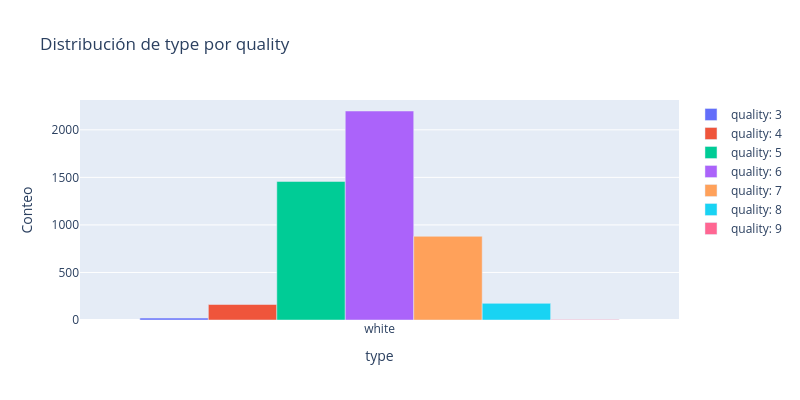

Notebook source saved alongside this figure:
### Code cell
analisis_white.plot_cat_class()

### Figure 1 — Plotly figure (JSON) as saved in the notebook; plotly's stock layout.template omitted (floating-point values rounded to 4 significant figures)
{"data": [{"name": "quality: 3", "type": "bar", "x": ["white"], "y": [20]}, {"name": "quality: 4", "type": "bar", "x": ["white"], "y": [163]}, {"name": "quality: 5", "type": "bar", "x": ["white"], "y": [1457]}, {"name": "quality: 6", "type": "bar", "x": ["white"], "y": [2198]}, {"name": "quality: 7", "type": "bar", "x": ["white"], "y": [880]}, {"name": "quality: 8", "type": "bar", "x": ["white"], "y": [175]}, {"name": "quality: 9", "type": "bar", "x": ["white"], "y": [5]}], "layout": {"barmode": "group", "height": 400, "title": {"text": "Distribución de type por quality"}, "width": 800, "xaxis": {"title": {"text": "type"}}, "yaxis": {"title": {"text": "Conteo"}}}}
